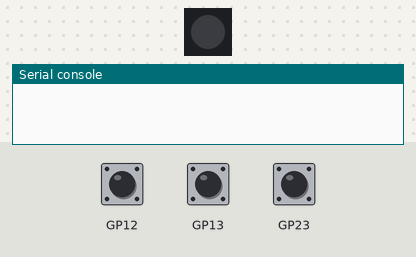
A program run on a simulated Raspberry Pi Pico running MicroPython. Parts: 1 RGB LEDs in strip order, left to right, the last lines printed to the serial console. The inputs (shaded band) are chosen by the test bench. Dim RGB values are drawn brighter than linear.

Above: at 1.2 s.
1.3 s: button A pressed for 0.15 s
At 2.5 s:
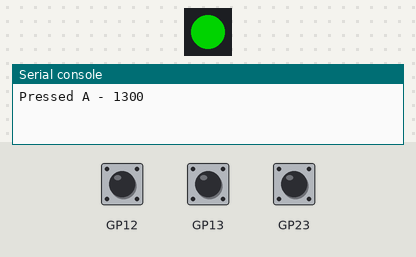
2.9 s: button B pressed for 0.15 s
At 3.9 s:
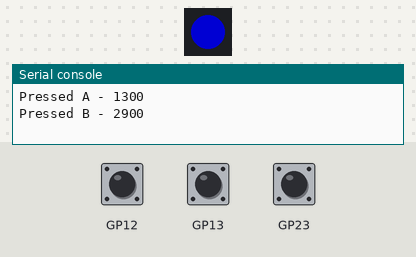
4.5 s: button BOOT pressed for 0.15 s
At 5.1 s:
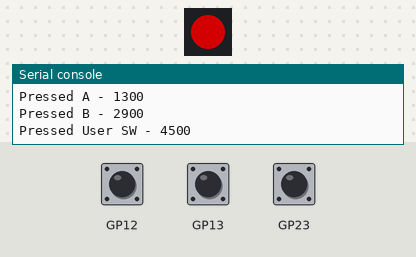
6.1 s: button A pressed for 1 s
At 7.5 s:
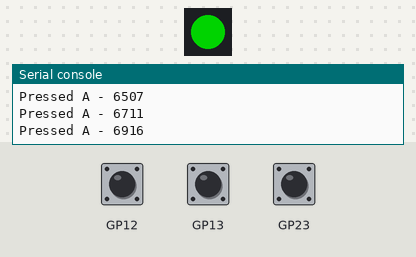
8.6 s: button B pressed for 1 s
At 9.4 s:
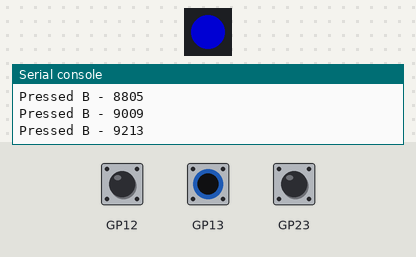
Timing chart, 0 to 11.6 s (numbered marks = the images above; inputs shaded):
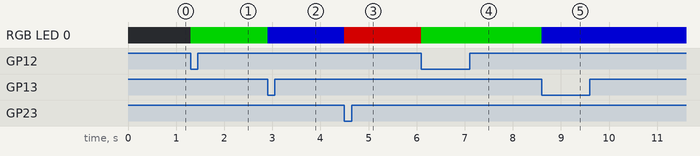

Measured:
- after the input at 1.3 s, RGB LED 0: off → RGB(0, 127, 0) at once
- after the input at 2.9 s, RGB LED 0: RGB(0, 127, 0) → RGB(0, 0, 127) at once
- after the input at 4.5 s, RGB LED 0: RGB(0, 0, 127) → RGB(127, 0, 0) at once
- after the input at 6.1 s, RGB LED 0: RGB(127, 0, 0) → RGB(0, 127, 0) at once
- after the input at 8.6 s, RGB LED 0: RGB(0, 127, 0) → RGB(0, 0, 127) at once

The program:

rgb-led-and-buttons.py
```python
import time

# Import plasma2040
from plasma import plasma2040

# Import helpers for RGB LEDs and Buttons
from pimoroni import RGBLED, Button

led = RGBLED(plasma2040.LED_R, plasma2040.LED_G, plasma2040.LED_B)
led.set_rgb(0, 0, 0)

user_sw = Button(plasma2040.USER_SW)
button_a = Button(plasma2040.BUTTON_A)
button_b = Button(plasma2040.BUTTON_B)

while True:
    if user_sw.read():
        print("Pressed User SW - {}".format(time.ticks_ms()))
        led.set_rgb(127, 0, 0)
    if button_a.read():
        print("Pressed A - {}".format(time.ticks_ms()))
        led.set_rgb(0, 127, 0)
    if button_b.read():
        print("Pressed B - {}".format(time.ticks_ms()))
        led.set_rgb(0, 0, 127)
```
